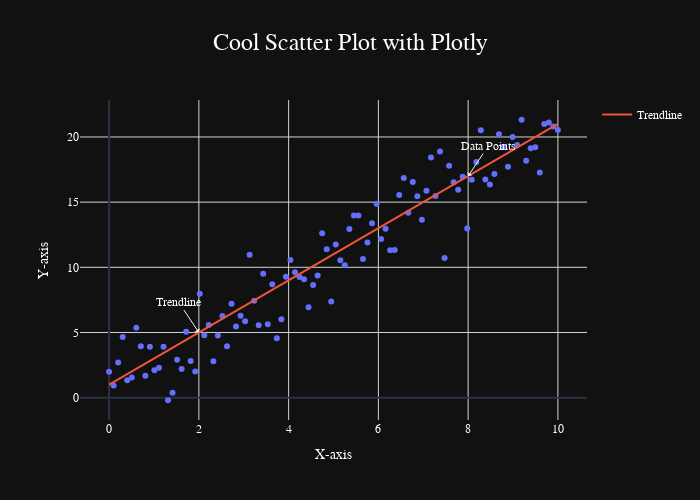

Here is the notebook cell this chart was saved with:
### Markdown cell above
### plotly

### Code cell
import plotly.express as px
import numpy as np

# Setting a random seed for reproducibility
np.random.seed(42)

# Creating some synthetic data
x = np.linspace(0, 10, 100)
y = 2 * x + 1 + np.random.randn(100) * 2

# Creating a scatter plot
fig = px.scatter(x=x, y=y, title='Cool Scatter Plot with Plotly',
                 labels={'x': 'X-axis', 'y': 'Y-axis'},
                 template='plotly_dark', width=700, height=500)

# Adding a trendline
fig.add_scatter(x=x, y=2 * x + 1, mode='lines', name='Trendline')

# Customizing the layout
fig.update_layout(
    font=dict(family="Arial, sans-serif", size=12, color='white'),
    title_font=dict(size=24),
    title_x=0.5,  # Centering the title
    xaxis=dict(showgrid=True, gridwidth=1, gridcolor='lightgrey'),
    yaxis=dict(showgrid=True, gridwidth=1, gridcolor='lightgrey'),
)

# Adding annotations
fig.add_annotation(
    x=8, y=17,
    text="Data Points",
    showarrow=True,
    arrowhead=1,
    ax=20,
    ay=-30
)
fig.add_annotation(
    x=2, y=5,
    text="Trendline",
    showarrow=True,
    arrowhead=1,
    ax=-20,
    ay=-30
)

# Showing the plot
fig.show()
